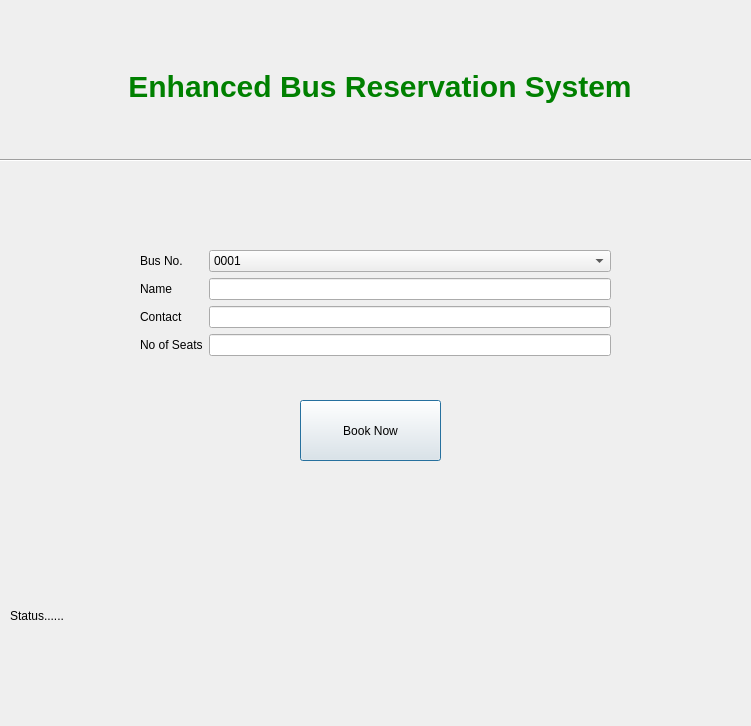
<?xml version="1.0" encoding="UTF-8"?>
<ui version="4.0">
 <class>Reserve</class>
 <widget class="QDialog" name="Reserve">
  <property name="geometry">
   <rect>
    <x>0</x>
    <y>0</y>
    <width>751</width>
    <height>726</height>
   </rect>
  </property>
  <property name="windowTitle">
   <string>Dialog</string>
  </property>
  <widget class="QLabel" name="label">
   <property name="geometry">
    <rect>
     <x>121</x>
     <y>61</y>
     <width>518</width>
     <height>51</height>
    </rect>
   </property>
   <property name="layoutDirection">
    <enum>Qt::LeftToRight</enum>
   </property>
   <property name="styleSheet">
    <string notr="true">color: Green;
font-size:30px;
font-weight:bold;

</string>
   </property>
   <property name="text">
    <string>Enhanced Bus Reservation System</string>
   </property>
   <property name="alignment">
    <set>Qt::AlignCenter</set>
   </property>
  </widget>
  <widget class="Line" name="line">
   <property name="geometry">
    <rect>
     <x>0</x>
     <y>150</y>
     <width>751</width>
     <height>20</height>
    </rect>
   </property>
   <property name="styleSheet">
    <string notr="true"/>
   </property>
   <property name="orientation">
    <enum>Qt::Horizontal</enum>
   </property>
  </widget>
  <widget class="QWidget" name="formLayoutWidget">
   <property name="geometry">
    <rect>
     <x>140</x>
     <y>250</y>
     <width>471</width>
     <height>121</height>
    </rect>
   </property>
   <layout class="QFormLayout" name="formLayout">
    <item row="0" column="0">
     <widget class="QLabel" name="label_4">
      <property name="text">
       <string>Bus No.</string>
      </property>
     </widget>
    </item>
    <item row="0" column="1">
     <widget class="QComboBox" name="comboBox">
      <item>
       <property name="text">
        <string>0001</string>
       </property>
      </item>
      <item>
       <property name="text">
        <string>0002</string>
       </property>
      </item>
      <item>
       <property name="text">
        <string>0003</string>
       </property>
      </item>
      <item>
       <property name="text">
        <string>0004</string>
       </property>
      </item>
      <item>
       <property name="text">
        <string>0005</string>
       </property>
      </item>
     </widget>
    </item>
    <item row="1" column="0">
     <widget class="QLabel" name="label_2">
      <property name="text">
       <string>Name</string>
      </property>
     </widget>
    </item>
    <item row="1" column="1">
     <widget class="QLineEdit" name="lineEdit"/>
    </item>
    <item row="2" column="0">
     <widget class="QLabel" name="label_3">
      <property name="text">
       <string>Contact</string>
      </property>
     </widget>
    </item>
    <item row="2" column="1">
     <widget class="QLineEdit" name="lineEdit_2"/>
    </item>
    <item row="3" column="0">
     <widget class="QLabel" name="label_5">
      <property name="text">
       <string>No of Seats</string>
      </property>
     </widget>
    </item>
    <item row="3" column="1">
     <widget class="QLineEdit" name="lineEdit_3"/>
    </item>
   </layout>
  </widget>
  <widget class="QPushButton" name="pushButton">
   <property name="geometry">
    <rect>
     <x>300</x>
     <y>400</y>
     <width>141</width>
     <height>61</height>
    </rect>
   </property>
   <property name="text">
    <string>Book Now</string>
   </property>
  </widget>
  <widget class="QLabel" name="label_6">
   <property name="geometry">
    <rect>
     <x>10</x>
     <y>600</y>
     <width>731</width>
     <height>31</height>
    </rect>
   </property>
   <property name="text">
    <string>Status......</string>
   </property>
  </widget>
 </widget>
 <resources/>
 <connections/>
</ui>
